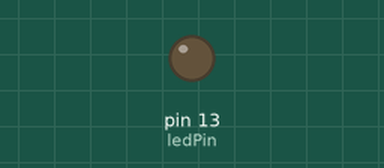
This sketch was run on a simulated Arduino Uno, built with avr-gcc and run on an emulated ATmega328P. Shown: output pins drawn as LEDs (lit = HIGH). Random numbers use the default seed unless the sketch sets one.

Above: at 0.1 s.
At 28.1 s:
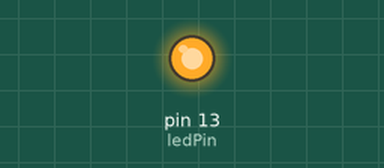
Timing chart, 0 to 40.0 s (numbered marks = the images above):
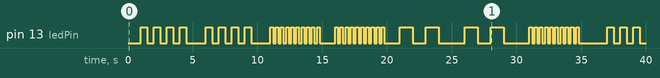

Measured:
- by itself, pin 13 (ledPin): LOW → HIGH at 1.0 s, → LOW 0.50 s later, → HIGH 0.50 s later, → LOW 0.50 s later, … (90 changes in this stretch)

The sketch:

sketch_sep20a.ino
```cpp
//9/20/14

// exercise in blinking LED again

int ledPin=13;
int x;
// blxc
void setup()
{
  pinMode(ledPin, OUTPUT); //LED pin as output
}

void loop()
{
  x = random(1,5);
  switchCase(x);
  delay(1000);
}

void blinkLED(int blinks, int freq)
{
  for(int i=0; i<blinks; i+=1)
 {
    digitalWrite(ledPin, HIGH);
    delay(1000/freq);
    digitalWrite(ledPin, LOW);
    delay(1000/freq);
 }
}

void switchCase(int condition)
{
  switch (condition)
  {
    case 1:
      blinkLED(2,1);
      break;
    case 2:
      blinkLED(4,2);
      break;
    case 3:
      blinkLED(10,5);
      break;
    default:
      Serial.println("Expecting input of 1 to 3");
      break;
  }
}
```
